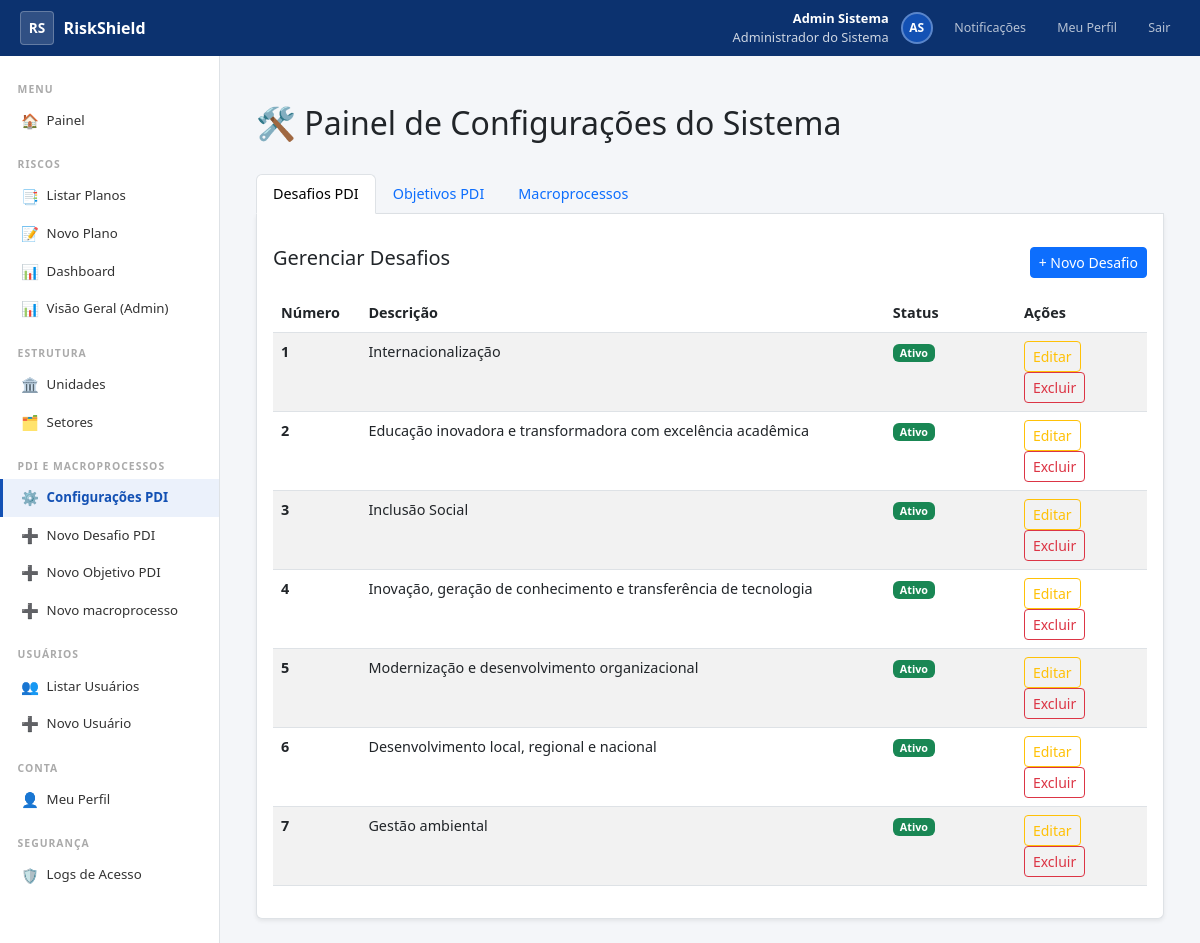
The app's page /configuracao/ (signed in) with its own data.
### accounts/models.py (models this page shows, shortened)
class Usuario(AbstractBaseUser, PermissionsMixin):
    primeiro_nome = models.CharField('Primeiro Nome', max_length=80)
    sobrenome = models.CharField('Sobrenome', max_length=100)
    matricula = models.CharField('Matrícula', max_length=20, unique=True, db_index=True)
    email = models.EmailField('E-mail Institucional', unique=True, db_index=True)
    foto = models.ImageField('Foto', upload_to='fotos/', blank=True, null=True)
    telefone = models.CharField('Telefone Institucional', max_length=20, blank=True)
    cargo = models.CharField('Cargo / Função', max_length=120, blank=True)
    perfil = models.CharField(
        'Perfil',
        max_length=20,
        choices=Perfil.choices,
        default=Perfil.SERVIDOR,
        db_index=True,
    )
    ativo = models.BooleanField('Ativo', default=True, db_index=True)
    conta_ativada = models.BooleanField('Conta Ativada', default=False)
    is_staff = models.BooleanField('Acesso Admin Django', default=False)
    criado_em = models.DateTimeField('Criado em',    auto_now_add=True)
    atualizado_em = models.DateTimeField('Atualizado em', auto_now=True)
    deleted_at = models.DateTimeField('Excluído em',  null=True, blank=True, db_index=True)
    criado_por = models.ForeignKey(
        'self', on_delete=models.SET_NULL,
        null=True, blank=True,
        related_name='usuarios_criados',
        verbose_name='Criado por',
    )
    ultimo_login_ip = models.GenericIPAddressField('IP do Último Login', null=True, blank=True)
    history = HistoricalRecords(
        history_change_reason_field=models.TextField(null=True),
        excluded_fields=['last_login', 'ultimo_login_ip'],
    )
    objects = UsuarioManager()
    USERNAME_FIELD  = 'matricula'
    REQUIRED_FIELDS = ['email', 'primeiro_nome', 'sobrenome']
    class Meta:
        verbose_name = 'Usuário'
        verbose_name_plural  = 'Usuários'
        ordering = ['primeiro_nome', 'sobrenome']
    def get_nome_completo(self):
        return f'{self.primeiro_nome} {self.sobrenome}'.strip()
    def get_iniciais(self):
        partes = self.get_nome_completo().split()
        if len(partes) >= 2:
            return f'{partes[0][0]}{partes[-1][0]}'.upper()
        return self.matricula[:2].upper()
    @property
    def is_admin(self):
        return self.perfil == Perfil.ADMIN
    @property
    def is_servidor(self):
        return self.perfil == Perfil.SERVIDOR
    @property
    def pode_criar_usuario(self):
        return self.perfil in (Perfil.ADMIN, Perfil.GESTOR_UNIDADE)
    @property
    def pode_gerenciar_usuarios(self):
        return self.perfil in (Perfil.ADMIN, Perfil.GESTOR_UNIDADE, Perfil.GESTOR_SETOR)
    @property
    def pode_ver_logs(self):
        return self.perfil == Perfil.ADMIN

### configuracao/models.py (models this page shows, shortened)
class DesafioPDI(models.Model):
    numero = models.IntegerField()
    descricao = models.CharField(max_length=300)
    ativo = models.BooleanField(default=True)
    criado_em = models.DateTimeField(auto_now_add=True)
    deleted_at = models.DateTimeField(null=True, blank=True)
    class Meta:
        verbose_name = 'Desafio PDI'
        verbose_name_plural = 'Desafios PDI'
        ordering = ['numero']
    def __str__(self):
        return f"Desafio {self.numero} - {str(self.descricao)[:50]}"

### configuracao/views.py (the view)
# urls.py: path('', views.painel_configuracao, name='painel_configuracao'),
@requer_pode_configurar
def painel_configuracao(request):
    desafios = DesafioPDI.objects.filter(deleted_at__isnull=True)
    objetivos = ObjetivoPDI.objects.filter(deleted_at__isnull=True)
    macroprocessos = Macroprocesso.objects.filter(deleted_at__isnull=True)
    return render(request, 'configuracao/painel.html', {
        'desafios': desafios,
        'objetivos': objetivos,
        'macroprocessos': macroprocessos,
    })

### accounts/managers.py (called while the page is built)
    def get_queryset(self):
        return super().get_queryset().filter(deleted_at__isnull=True)

### riscos/context_processors.py (called while the page is built)
def notificacoes(request):
    if not request.user.is_authenticated:
        return {}
    from riscos.models import Notificacao
    count = Notificacao.objects.filter(usuario=request.user, lida=False).count()
    return {'notificacoes_count': count}

### templates/configuracao/painel.html (shortened to what this page needs)
{% extends 'base_sistema.html' %}
{% block content %}
<div class="container mt-4">
    <div class="d-flex justify-content-between align-items-center mb-4">
        <h2>🛠️ Painel de Configurações do Sistema</h2>
    </div>
    <ul class="nav nav-tabs" id="configTabs" role="tablist">
        <li class="nav-item" role="presentation">
            <button class="nav-link active" id="desafios-tab" data-bs-toggle="tab" data-bs-target="#desafios" type="button" role="tab">Desafios PDI</button>
        </li>
        <li class="nav-item" role="presentation">
            <button class="nav-link" id="objetivos-tab" data-bs-toggle="tab" data-bs-target="#objetivos" type="button" role="tab">Objetivos PDI</button>
        </li>
        <li class="nav-item" role="presentation">
            <button class="nav-link" id="macro-tab" data-bs-toggle="tab" data-bs-target="#macro" type="button" role="tab">Macroprocessos</button>
        </li>
    </ul>
    <div class="tab-content bg-white p-3 border border-top-0 rounded-bottom shadow-sm" id="configTabsContent">
        <div class="tab-pane fade show active" id="desafios" role="tabpanel">
            <div class="d-flex justify-content-between align-items-center my-3">
                <h5>Gerenciar Desafios</h5>
                <a href="{% url 'configuracao:desafio_criar' %}" class="btn btn-sm btn-primary">+ Novo Desafio</a>
            </div>
            <table class="table table-striped table-hover">
                <thead>
                    <tr>
                        <th style="width: 10%;">Número</th>
                        <th>Descrição</th>
                        <th style="width: 15%;">Status</th>
                        <th style="width: 15%;">Ações</th>
                    </tr>
                </thead>
                <tbody>
                    {% for desafio in desafios %}
                    <tr>
                        <td><strong>{{ desafio.numero }}</strong></td>
                        <td>{{ desafio.descricao }}</td>
                        <td>
                            {% if desafio.ativo %}
                                <span class="badge bg-success">Ativo</span>
                            {% else %}
                                <span class="badge bg-secondary">Inativo</span>
                            {% endif %}
                        </td>
                        <td>
                            <a href="{% url 'configuracao:desafio_editar' desafio.pk %}" class="btn btn-sm btn-outline-warning">Editar</a>
                            <a href="{% url 'configuracao:desafio_deletar' desafio.pk %}" class="btn btn-sm btn-outline-danger">Excluir</a>
                        </td>
                    </tr>
                    {% empty %}
                    <tr><td colspan="4" class="text-center text-muted">Nenhum desafio cadastrado.</td></tr>
                    {% endfor %}
                </tbody>
            </table>
        </div>
    </div>
</div>
{% endblock %}

### templates/base_sistema.html (shortened to what this page needs)
{% load static %}
<!DOCTYPE html>
<html lang="pt-BR">
<head>
  <link href="https://cdn.jsdelivr.net/npm/bootstrap@5.3.0/dist/css/bootstrap.min.css" rel="stylesheet">
  <link rel="stylesheet" href="{% static 'css/styles_sistema.css' %}">
</head>
<body>
<div class="topbar">
  <a href="{% url 'painel' %}" class="topbar-brand">
    <div class="topbar-logo">RS</div>
    RiskShield
  </a>
  <div class="topbar-right">
    <div class="topbar-user text-end">
      <strong>{{ request.user.primeiro_nome }} {{ request.user.sobrenome }}</strong>
      {{ request.user.get_perfil_display }}
    </div>
    <div class="topbar-avatar">
      {% if request.user.foto %}<img src="{{ request.user.foto.url }}" alt="">
      {% else %}{{ request.user.get_iniciais }}{% endif %}
    </div>
    <a href="{% url 'riscos:lista_notificacoes' %}" class="topbar-btn">
      Notificações
    </a>
    <a href="{% url 'meu_perfil' %}" class="topbar-btn">Meu Perfil</a>
    <a href="{% url 'logout' %}" class="topbar-btn">Sair</a>
  </div>
</div>
<div class="app-body">
  <nav class="sidebar">
    <div class="sidebar-section-title">Menu</div>
    <a href="{% url 'painel' %}" class="sidebar-link {% if request.resolver_match.url_name == 'painel' %}active{% endif %}">
      <span class="sidebar-icon">🏠</span> Painel
    </a>
    <div class="sidebar-section-title" style="margin-top:.5rem;">Riscos</div>
    <a href="{% url 'riscos:lista_planos' %}" class="sidebar-link {% if request.resolver_match.url_name == 'lista_planos' %}active{% endif %}">
      <span class="sidebar-icon">📑</span> Listar Planos
    </a>
    {% if not request.user.is_servidor %}
    <a href="{% url 'riscos:novo_plano' %}" class="sidebar-link {% if request.resolver_match.url_name == 'novo_plano' %}active{% endif %}">
      <span class="sidebar-icon">📝</span> Novo Plano
    </a>
    <a href="{% url 'riscos:dashboard' %}" class="sidebar-link {% if request.resolver_match.url_name == 'dashboard' %}active{% endif %}">
      <span class="sidebar-icon">📊</span> Dashboard
    </a>
    {% endif %}
    {% if request.user.is_admin %}
    <a href="{% url 'riscos:painel_riscos' %}" class="sidebar-link {% if request.resolver_match.url_name == 'painel_riscos' %}active{% endif %}">
      <span class="sidebar-icon">📊</span> Visão Geral (Admin)
    </a>
    {% endif %}
    {% if request.user.pode_criar_usuario %}
    <div class="sidebar-section-title" style="margin-top:.5rem;">Estrutura</div>
    <a href="{% url 'lista_unidades' %}" class="sidebar-link {% if 'unidade' in request.resolver_match.url_name %}active{% endif %}">
      <span class="sidebar-icon">🏛️</span> Unidades
    </a>
    <a href="{% url 'lista_setores' %}" class="sidebar-link {% if 'setor' in request.resolver_match.url_name %}active{% endif %}">
      <span class="sidebar-icon">🗂️</span> Setores
    </a>
    {% endif %}
    {% if request.user.is_admin or request.user.is_gestor_unidade %}
    <div class="sidebar-section-title" style="margin-top:.5rem;">PDI e Macroprocessos</div>
    <a href="{% url 'configuracao:painel_configuracao' %}" class="sidebar-link {% if 'configuracao' in request.resolver_match.app_names %}active{% endif %}">
      <span class="sidebar-icon">⚙️</span> Configurações PDI
    </a>
    <a href="{% url 'configuracao:desafio_criar' %}" class="sidebar-link {% if 'desafio_criar' in request.resolver_match.app_names %}active{% endif %}">
      <span class="sidebar-icon">➕</span> Novo Desafio PDI
    </a>
    <a href="{% url 'configuracao:objetivo_criar' %}" class="sidebar-link {% if 'objetivo_criar' in request.resolver_match.app_names %}active{% endif %}">
      <span class="sidebar-icon">➕</span> Novo Objetivo PDI
    </a>
    <a href="{% url 'configuracao:macroprocesso_criar' %}" class="sidebar-link {% if 'macroprocesso_criar' in request.resolver_match.app_names %}active{% endif %}">
      <span class="sidebar-icon">➕</span> Novo macroprocesso
    </a>
    {% endif %}
    {% if request.user.pode_gerenciar_usuarios %}
    <div class="sidebar-section-title" style="margin-top:.5rem;">Usuários</div>
    <a href="{% url 'lista_usuarios' %}" class="sidebar-link {% if request.resolver_match.url_name == 'lista_usuarios' %}active{% endif %}">
      <span class="sidebar-icon">👥</span> Listar Usuários
    </a>
    {% if request.user.pode_criar_usuario %}
    <a href="{% url 'cadastro_usuario' %}" class="sidebar-link {% if request.resolver_match.url_name == 'cadastro_usuario' %}active{% endif %}">
      <span class="sidebar-icon">➕</span> Novo Usuário
    </a>
    {% endif %}
    {% endif %}
    <div class="sidebar-section-title" style="margin-top:.5rem;">Conta</div>
    <a href="{% url 'meu_perfil' %}" class="sidebar-link {% if request.resolver_match.url_name == 'meu_perfil' %}active{% endif %}">
      <span class="sidebar-icon" >👤</span> Meu Perfil
    </a>
    {% if request.user.pode_ver_logs %}
    <div class="sidebar-section-title" style="margin-top:.5rem;">Segurança</div>
    <a href="{% url 'logs_acesso' %}" class="sidebar-link {% if request.resolver_match.url_name == 'logs_acesso' %}active{% endif %}">
      <span class="sidebar-icon">🛡️</span> Logs de Acesso
    </a>
    {% endif %}
  </nav>
  <div class="main-area">
    {% block content %}{% endblock %}
  </div>
</div>
</body>
</html>

### static/css/styles_sistema.css (style rules this page uses)
:root { --gov-blue: #1351B4; --gov-dark: #0C326F; }
body { background: #f4f6f9; font-size: .9rem; }
.topbar { background: var(--gov-dark); height: 56px; display: flex; align-items: center; padding: 0 1.25rem; position: sticky; top: 0; z-index: 1000; }
.topbar-brand { color: #fff; font-weight: 700; font-size: 1rem; text-decoration: none; display: flex; align-items: center; gap: .6rem; }
.topbar-logo { width: 34px; height: 34px; background: rgba(255, 255, 255, .15); border: 1px solid rgba(255, 255, 255, .25); border-radius: 4px; display: flex; align-items: center; justify-content: center; font-weight: 800; font-size: .85rem; color: #fff; }
.topbar-right { margin-left: auto; display: flex; align-items: center; gap: .75rem; }
.topbar-user { color: rgba(255, 255, 255, .8); font-size: .8rem; }
.topbar-user strong { color: #fff; display: block; }
.topbar-avatar { width: 32px; height: 32px; border-radius: 50%; background: var(--gov-blue); border: 2px solid rgba(255, 255, 255, .3); display: flex; align-items: center; justify-content: center; color: #fff; font-weight: 700; font-size: .75rem; overflow: hidden; flex-shrink: 0; }
.topbar-btn { color: rgba(255, 255, 255, .7); text-decoration: none; font-size: .78rem; padding: .3rem .6rem; border-radius: 3px; transition: background .15s; }
.sidebar { width: 220px; background: #fff; border-right: 1px solid #dee2e6; min-height: calc(100vh - 56px); padding: 1rem 0; flex-shrink: 0; }
.sidebar-section-title { font-size: .65rem; font-weight: 700; color: #aaa; letter-spacing: 1px; text-transform: uppercase; padding: .6rem 1.1rem .3rem; }
.sidebar-link { display: flex; align-items: center; gap: .5rem; padding: .5rem 1.1rem; color: #333; text-decoration: none; font-size: .83rem; border-left: 3px solid transparent; transition: all .15s; }
.sidebar-link.active { background: #ebf1fb; color: var(--gov-blue); font-weight: 600; border-left-color: var(--gov-blue); }
.sidebar-icon { width: 18px; text-align: center; font-size: .9rem; }
.app-body { display: flex; min-height: calc(100vh - 56px); }
.main-area { flex: 1; padding: 1.5rem; overflow: hidden; }

### records on screen
Usuario: user.primeiro_nome "Admin", user.sobrenome "Sistema", user.perfil "Administrador do Sistema", user.get_iniciais "AS"
DesafioPDI: numero "1", descricao "Internacionalização", ativo "Ativo"
DesafioPDI: numero "2", descricao "Educação inovadora e transformadora com excelência acadêmica", ativo "Ativo"
DesafioPDI: numero "3", descricao "Inclusão Social", ativo "Ativo"
DesafioPDI: numero "4", descricao "Inovação, geração de conhecimento e transferência de tecnologia", ativo "Ativo"
DesafioPDI: numero "5", descricao "Modernização e desenvolvimento organizacional", ativo "Ativo"
DesafioPDI: numero "6", descricao "Desenvolvimento local, regional e nacional", ativo "Ativo"
DesafioPDI: numero "7", descricao "Gestão ambiental", ativo "Ativo"
